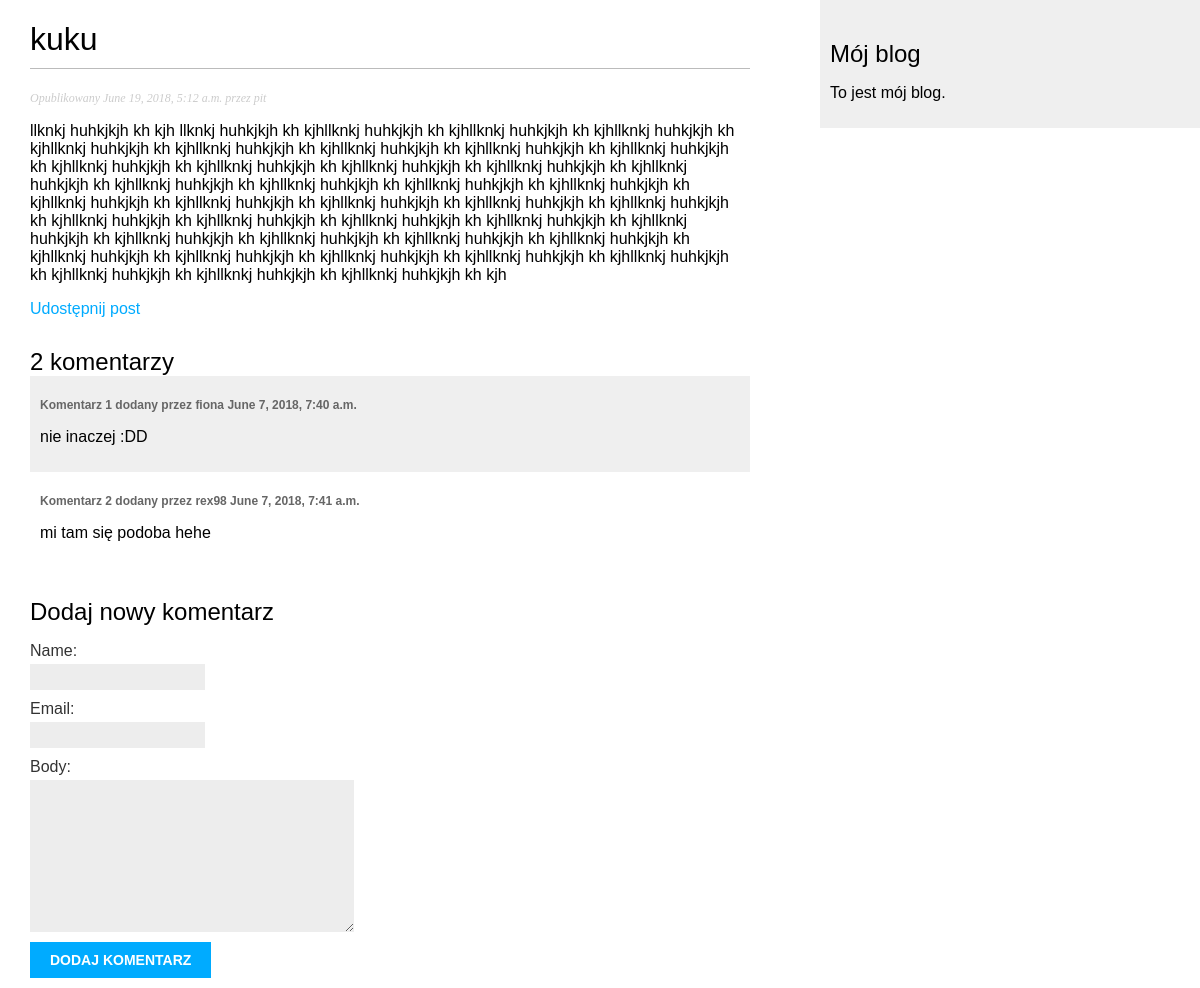
The page /blog/2018/06/19/kuku/ on the database its author committed.
### blog/models.py (models this page shows, shortened)
class Post(models.Model):
    STATUS_CHOICES = (
        ('draft', 'Roboczny'),
        ('published', 'Opublikowany'),
    )
    title = models.CharField(max_length=250)
    slug = models.SlugField(max_length=250,
                            unique_for_date='publish')
    author = models.ForeignKey(User, related_name='blog_posts')
    body = models.TextField()
    publish = models.DateTimeField(default=timezone.now)
    created = models.DateTimeField(auto_now_add=True)
    updated = models.DateTimeField(auto_now=True)
    status = models.CharField(max_length=10,
                              choices=STATUS_CHOICES,
                              default='draft')
    objects = models.Manager()
    published = PublishedManager()
    class Meta:
        ordering = ('-publish',)

class Comment(models.Model):
    post = models.ForeignKey(Post, related_name='comments')
    name = models.CharField(max_length=80)
    email = models.EmailField()
    body = models.TextField()
    created = models.DateTimeField(auto_now_add=True)
    updated = models.DateTimeField(auto_now=True)
    active = models.BooleanField(default=True)
    class Meta:
        ordering = ('created',)

### blog/views.py (the view)
def post_detail(request, year, month, day, post):
    post = get_object_or_404(Post, slug=post,
                             status='published',
                             publish__year=year,
                             publish__month=month,
                             publish__day=day)
    comments = post.comments.filter(active=True)
    if request.method == 'POST':
        comment_form = CommentForm(data=request.POST)
        if comment_form.is_valid():
            new_comment = comment_form.save(commit=False)
            new_comment.post = post
            new_comment.save()
    else:
        comment_form = CommentForm()
    return render(request, 'blog/post/detail.html',
                  {'post': post, 'comments': comments, 'comment_form': comment_form})

### blog/forms.py
class CommentForm(forms.ModelForm):
    class Meta:
        model = Comment
        fields = ('name', 'email', 'body')

### blog/templates/blog/post/detail.html (shortened to what this page needs)
{% extends "blog/base.html" %}
{% block content %}
<h1>{{post.title}}</h1>
<p class="date">
    Opublikowany {{ post.publish}} przez {{ post.author }}
</p>
{{ post.body|linebreaks}}
<p>
    <a href="{% url 'blog:post_share' post.id %}">
    Udostępnij post</a>
</p>
    {% with comments.count as total_comments %}
        <h2>
            {{ total_comments }} komentarz{{ total_comments|pluralize:"y" }}
        </h2>
    {% endwith %}
{% for comment in comments %}
<div class="comment">
    <p class="info">
        Komentarz {{ forloop.counter }} dodany przez {{ comment.name }} {{ comment.created}}
    </p>
    {{ comment.body|linebreaks }}
</div>
{% empty %}
<p>Nie ma jeszcze żadnych komentarzy.</p>
{% endfor %}
{% if new_comment %}
<h2> Twój komentarz został dodany.</h2>
{% else %}
<h2> Dodaj nowy komentarz</h2>
<form action="." method="post">
    {{ comment_form.as_p }}
    <p><input type="submit" value="Dodaj komentarz"</p>
</form>
{% endif %}
{% endblock %}

### blog/static/css/blog.css (style rules this page uses)
body { margin:0; padding:0; font-family:helvetica, sans-serif; }
a { color:#00abff; text-decoration:none; }
h1 { font-weight:normal; border-bottom:1px solid #bbb; padding:0 0 10px 0; }
h2 { font-weight:normal; margin:30px 0 0; }
p.date { color:#ccc; font-family: georgia, serif; font-size: 12px; font-style: italic; }
label { float:left; clear:both; color:#333; margin-bottom:4px; }
input, textarea { clear:both; float:left; margin:0 0 10px; background:#ededed; border:0; padding:6px 10px; font-size:12px; }
input[type=submit] { font-weight:bold; background:#00abff; color:#fff; padding:10px 20px; font-size:14px; text-transform:uppercase; }
.comment { padding:10px; }
.comment:nth-child(even) { background:#efefef; }
.comment .info { font-weight:bold; font-size:12px; color:#666; }

### rows shown on the page
Post: title "kuku", publish "June 19, 2018, 5:12 a.m.", author "pit", body "llknkj huhkjkjh kh kjh llknkj huhkjkjh kh kjhllknkj huhkjkjh kh kjhllknkj huhkjkjh kh kjhllknkj huhkjkjh kh kjhllknkj huhkjkjh kh kjhllknkj huhkjkjh kh kjhllknkj huhkjkjh kh kjhllknkj huhkjkjh kh kjhllknkj huhkjkjh kh kjhllknkj huhkjkjh kh kjhllknkj huhkjkjh kh kjhllknkj huhkjkjh kh kjhllknkj huhkjkjh kh kjhllknkj huhkjkjh kh kjhllknkj huhkjkjh kh kjhllknkj huhkjkjh kh kjhllknkj huhkjkjh kh kjhllknkj huhkjkjh kh kjhllknkj huhkjkjh kh kjhllknkj huhkjkjh kh kjhllknkj huhkjkjh kh kjhllknkj huhkjkjh kh kjhllknkj huhkjkjh kh kjhllknkj huhkjkjh kh kjhllknkj huhkjkjh kh kjhllknkj huhkjkjh kh kjhllknkj huhkjkjh kh kjhllknkj huhkjkjh kh kjhllknkj huhkjkjh kh kjhllknkj huhkjkjh kh kjhllknkj huhkjkjh…"
Comment: name "fiona", created "June 7, 2018, 7:40 a.m.", body "nie inaczej :DD"
Comment: name "rex98", created "June 7, 2018, 7:41 a.m.", body "mi tam się podoba hehe"

### other values the page prints
{{ total_comments }} "2"
